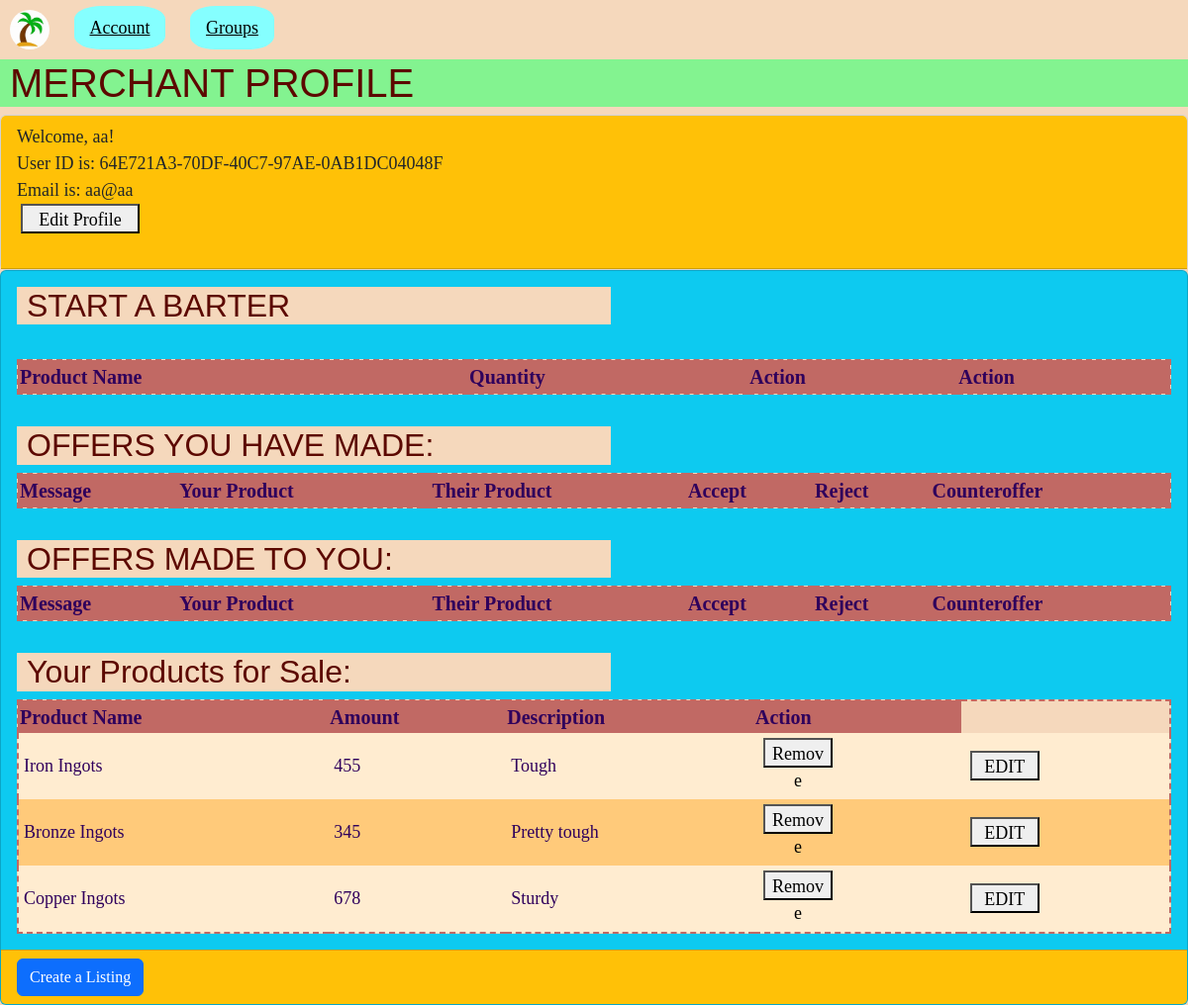
The page /profile.php (signed in) on the database its author committed.
### tables this page shows
CREATE TABLE `products` (
  `ProductName` text NOT NULL,
  `ProductID` int(11) NOT NULL,
  `UserID` varchar(255) NOT NULL,
  `Amount` int(11) NOT NULL,
  `Description` text NOT NULL,
  `ImagePath` varchar(255) NOT NULL
);

### profile.php (the view, shortened to what this page needs)
<!DOCTYPE html>
<html>
    <head>
        <link href = "https://cdn.jsdelivr.net/npm/bootstrap@5.2.1/dist/css/bootstrap.min.css" rel = "stylesheet">
        <link href = "styleII.css" rel = "stylesheet">
    </head>
    <body>
        <div class = "topnav">
            <a href="index.php">
            <img class="img-logo" src = "logo_1.jpg">
            </a>
        </div>
        <div class = "topnav" tabindex = "1">
            <a class = "dropbtn">Account</a>
        </div>
<div class = "topnav" tabindex = "1">
    <a class = "dropbtn">Groups</a>
</div>
        <h1>MERCHANT PROFILE</h1>
        <div class = "card">
            <div class = "card-header bg-warning">
                Welcome, <?php echo $_SESSION["Username"] ?>!<br>
                User ID is: <?php echo $_SESSION["UserID"] ?><br>
                Email is: <?php echo $_SESSION["Email"] ?><br>
                <form action="profile_edit.html" method="post">
                        <button style="height:30px; width:120px" input type="submit" name="UserID" value="<?= htmlspecialchars($row['UserID']) ?>">Edit Profile</button></form><br>
            </div>
        </div>
        <div class="card bg-info">
            <div class = "card-body">
                <h2>START A BARTER</h2><br>
                <table border="1">
                <tr>
                    <th>Product Name</th>
                    <th>Quantity</th>
                    <th>Action</th>
                    <th>Action</th>
                </tr>
                </table>
            </div>
            <div class = "card-body">
                <h2>OFFERS YOU HAVE MADE:</h2>
                    <table border="1">
                    <tr>
                        <th>Message</th>
                        <th></th>
                        <th>Your Product</th>
                        <th></th>
                        <th></th>
                        <th>Their Product</th>
                        <th>Accept</th>
                        <th>Reject</th>
                        <th>Counteroffer</th>
                    </tr>
                    </table>
            </div>
            <div class = "card-body">
                <h2>OFFERS MADE TO YOU:</h2>
                    <table border="1">
                    <tr>
                        <th>Message</th>
                        <th></th>
                        <th>Your Product</th>
                        <th></th>
                        <th></th>
                        <th>Their Product</th>
                        <th>Accept</th>
                        <th>Reject</th>
                        <th>Counteroffer</th>
                    </tr>
                    </table>
            </div>
            <div class = "card-body">
                <h2>Your Products for Sale: </h2>
                    <?php
                    $_UserID = $_SESSION["UserID"];
                    $conn = mysqli_connect("localhost","root","","caravanserai");
                    $result = mysqli_query($conn,"SELECT * FROM products WHERE UserID='$_UserID' LIMIT 50");
                    $data = $result->fetch_all(MYSQLI_ASSOC);
                    ?>
                    <table border="1">
                    <tr>
                        <th>Product Name</th>
                        <th>Amount</th>
                        <th>Description</th>
                        <th>Action</th>
                    </tr>
                    <?php foreach($data as $row): ?>
                    <tr>
                        <td><?= htmlspecialchars($row['ProductName']) ?></td>
                        <td><?= htmlspecialchars($row['Amount']) ?></td>
                        <td><?= htmlspecialchars($row['Description']) ?></td>
                        <td><form action="remove_product.php" method="post">
                            <button style="height:30px; width:70px" input type="submit" name="ProductID" value="<?= htmlspecialchars($row['ProductID']) ?>">Remove</button></form></td>
                        <td><form action="product_edit_entry.php" method="post">
                            <button style="height:30px; width:70px" input type="submit" name="ProductID" value="<?= htmlspecialchars($row['ProductID']) ?>">EDIT</button></form></td>
                        </tr>
                    <?php endforeach ?>
                    </table>
            </div>
            <div class = "card-footer bg-warning">
                <button type = "button" class = "btn btn-primary" data-bs-toggle="modal" data-bs-target="#myModal1">
                    Create a Listing
                </button>
            </div>
        </div>
    </body>
</html>

### styleII.css (style rules this page uses)
body { background-color: #f5d8bc; font-size: 18px; font-family:'Book Antiqua', 'Georgia', serif; }
form { padding-left: 4px; }
h1 { font-family:Impact, Haettenschweiler, 'Arial Narrow Bold', sans-serif; background-color: #83f390; color: #5C0800; padding-left:10px; }
h2 { font-family:Impact, Haettenschweiler, 'Arial Narrow Bold', sans-serif; background-color: #f5d8bc; color: #5C0800; width: 50vw; padding-left: 10px; }
a { color: #30fdf3; }
img { border-radius: 4px; max-width: 100%; height: auto; }
.img-logo { border-radius: 50%; height: 40px; width: 40px; }
.topnav { display: inline-block; position: relative; outline: none; margin: 10px; }
.dropbtn { padding: 12px 16px; transition: 0.35s ease-out; cursor: pointer; background-color: #85FFFF; color: black; border-radius:30%; }
table { background-color: #f5d8bc; border-style: dashed; border-color: #c16964; border-width: 2px; padding: 5px; color: #2f005c; width: 100%; }
th { background-color: #c16964; font-size: 20px; }
tr { padding-right:20px; padding-top:3px; padding-bottom:3px; border-width: 0px, 0px, 1px, 0px; border-style: dotted; background-color: #FFCA7A; }
tr:nth-child(even) { background-color: #FFECD0; }
td { padding: 5px; }

### rows shown on the page
products: ProductName "Iron Ingots", Amount "455", Description "Tough", $row['ProductID'] 20 (drawn)
products: ProductName "Bronze Ingots", Amount "345", Description "Pretty tough", $row['ProductID'] 21 (drawn)
products: ProductName "Copper Ingots", Amount "678", Description "Sturdy", $row['ProductID'] 22 (drawn)

### other values the page prints
$_SESSION["Username"] "aa"
$_SESSION["UserID"] "64E721A3-70DF-40C7-97AE-0AB1DC04048F"
$_SESSION["Email"] "aa@aa"
